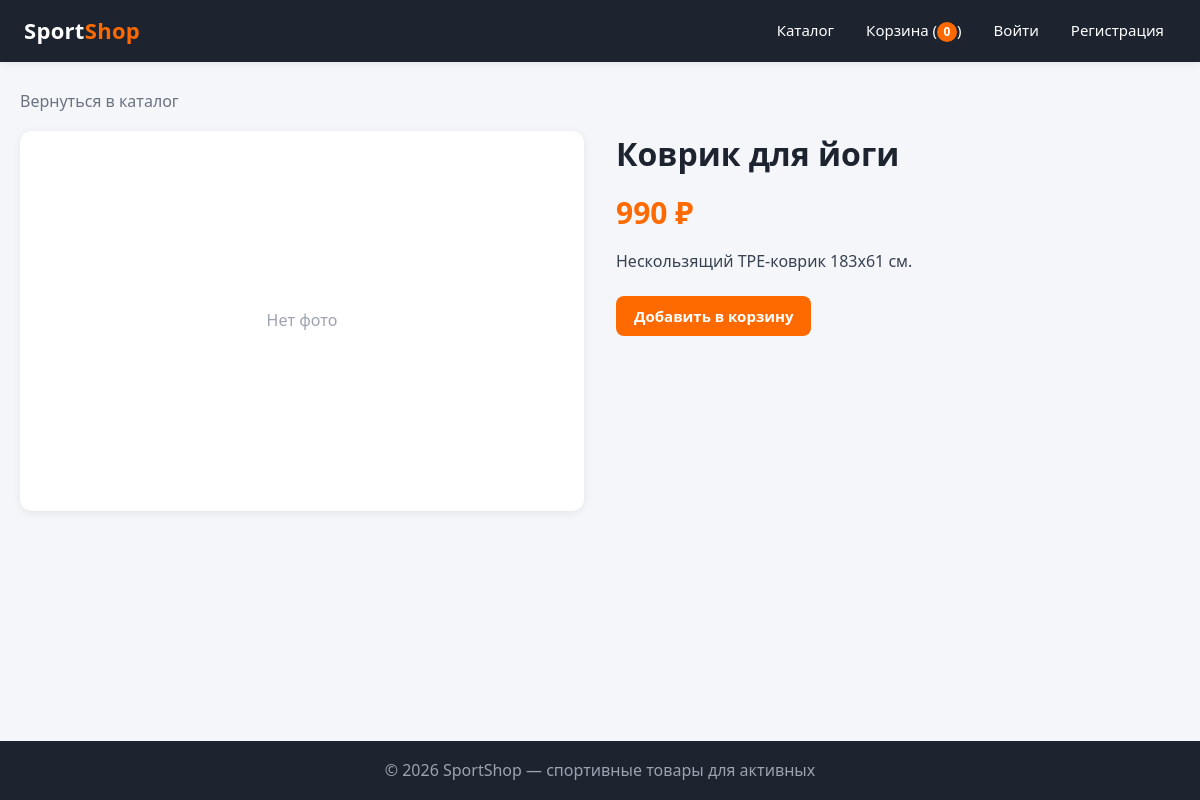
The app's page /product/3 with its own data.
### tables this page shows
CREATE TABLE IF NOT EXISTS products (
    id          INT AUTO_INCREMENT PRIMARY KEY,
    name        VARCHAR(255)        NOT NULL,
    price       DECIMAL(10, 2)      NOT NULL,
    stock       INT                 NOT NULL DEFAULT 0,
    description TEXT                NULL,
    image       VARCHAR(255)        NULL,
    created_at  DATETIME DEFAULT CURRENT_TIMESTAMP,
    updated_at  DATETIME DEFAULT CURRENT_TIMESTAMP ON UPDATE CURRENT_TIMESTAMP,
    INDEX idx_products_name (name)
);

### core/View.php (called while the page is built, shortened)
<?php
class View
{
    public static function render(string $template, array $data = []): string
    {
        $file = APP_ROOT . '/views/' . $template . '.php';
        extract($data, EXTR_SKIP);
        include $file;
        $content = (string)ob_get_clean();
        if ($template !== 'layout' && !empty($data['useLayout'] ?? true) && $template !== '404embed') {
            $content = self::renderRaw('layout', ['pageTitle' => $data['pageTitle'] ?? 'SportShop',
                                                  'content'   => $content] + $data);
        }
        return $content;
    }
    private static function renderRaw(string $template, array $data = []): string
    {
        $file = APP_ROOT . '/views/' . $template . '.php';
        extract($data, EXTR_SKIP);
        include $file;
        return (string)ob_get_clean();
    }
    public static function renderPage(string $template, array $data = []): void
    {
        Response::html(self::render($template, $data));
    }
}

### controllers/PageController.php (called while the page is built, shortened)
<?php
class PageController extends Controller
{
    private ProductModel $products;
    public function __construct()
    {
        $this->products = new ProductModel();
    }
    public function product(int $id): void
    {
        $product = $this->products->find($id);
        View::renderPage('product', [
            'pageTitle' => 'SportShop — ' . $product['name'],
            'p'         => $product,
        ]);
    }
}

### public/index.php (called while the page is built, shortened)
<?php
spl_autoload_register(function (string $class): void {
    foreach (['core', 'models', 'controllers', 'helpers'] as $dir) {
        $file = APP_ROOT . '/' . $dir . '/' . $class . '.php';
        if (is_file($file)) {
            return;
        }
    }
});
$uri    = parse_url($_SERVER['REQUEST_URI'] ?? '/', PHP_URL_PATH);
$method = $_SERVER['REQUEST_METHOD'] ?? 'GET';
(new Router())->dispatch($method, $uri);

### core/Database.php (called while the page is built)
<?php
class Database
{
    private static ?PDO $pdo = null;
    public static function pdo(): PDO
    {
        if (self::$pdo !== null) {
            return self::$pdo;
        }
        $cfg    = App::config('db');
        $driver = $cfg['driver'] ?? 'mysql';
        try {
            if ($driver === 'sqlite') {
                $dsn = 'sqlite:' . $cfg['sqlite_path'];
                $pdo = new PDO($dsn);
            } else {
                $dsn = sprintf(
                    'mysql:host=%s;port=%s;dbname=%s;charset=%s',
                    $cfg['host'], $cfg['port'], $cfg['dbname'], $cfg['charset']
                );
                $pdo = new PDO($dsn, $cfg['user'], $cfg['password']);
            }
            $pdo->setAttribute(PDO::ATTR_ERRMODE, PDO::ERRMODE_EXCEPTION);
            $pdo->setAttribute(PDO::ATTR_DEFAULT_FETCH_MODE, PDO::FETCH_ASSOC);
            $pdo->setAttribute(PDO::ATTR_EMULATE_PREPARES, false);
            self::$pdo = $pdo;
            return $pdo;
        } catch (PDOException $e) {
            Response::json([
                'detail' => 'Ошибка подключения к базе данных (' . $driver . '): ' . $e->getMessage(),
                'hint'   => 'Проверьте, что OpenServer запущен (MySQL), БД sportshop импортирована '
                          . 'через phpMyAdmin (database/schema.sql), а доступные настройки — в config/config.php.',
            ], 500);
        }
    }
}

### models/BaseModel.php (called while the page is built)
<?php
abstract class BaseModel
{
    protected function pdo(): PDO
    {
        return Database::pdo();
    }
}

### models/ProductModel.php (called while the page is built, shortened)
<?php
class ProductModel extends BaseModel
{
    private static function serialize(array $row, array $extraImages = []): array
    {
        return [
            'id'          => (int)$row['id'],
            'name'        => $row['name'],
            'price'       => (float)$row['price'],
            'description' => $row['description'] ?? '',
            'image'       => $row['image'],
            'extra_images' => $extraImages,
        ];
    }
    public function find(int $id): ?array
    {
        $stmt = $this->pdo()->prepare('SELECT * FROM products WHERE id = :id');
        $stmt->execute([':id' => $id]);
        $row = $stmt->fetch();
        return self::serialize($row, $this->extraImages($id));
    }
    public function extraImages(int $productId): array
    {
        $stmt = $this->pdo()->prepare(
            'SELECT filename FROM product_images WHERE product_id = :id ORDER BY sort_order, id'
        );
        $stmt->execute([':id' => $productId]);
        return array_column($stmt->fetchAll(), 'filename');
    }
}

### views/product.php (the view, shortened to what this page needs)
<?php
$e = fn ($v) => htmlspecialchars((string)$v, ENT_QUOTES);
$p = $p ?? [];
$images = array_values(array_filter(array_merge([$p['image'] ?? null], $p['extra_images'] ?? [])));
?>
<a class="back-link" href="/">Вернуться в каталог</a>
<div class="product-page">
    <div class="gallery">
        <div class="main-img">
            <?php if ($images): ?>
                <img id="main-img" src="/images/products/<?= $e($images[0]) ?>" alt="<?= $e($p['name']) ?>">
            <?php else: ?>
                <span style="color:#9ca3af">Нет фото</span>
            <?php endif; ?>
        </div>
    </div>
    <div class="product-info">
        <h1><?= $e($p['name']) ?></h1>
        <div class="price"><?= number_format((float)$p['price'], 0, '', ' ') ?> ₽</div>
        <div class="description"><?= $e($p['description'] ?: 'Описание отсутствует.') ?></div>
        <button class="btn" data-label="Добавить в корзину"
                data-product='<?= json_encode(["id"=>$p["id"],"name"=>$p["name"],"price"=>$p["price"],"image"=>$p["image"]], JSON_UNESCAPED_UNICODE) ?>'>Добавить в корзину</button>
    </div>
</div>

### views/layout.php (shortened to what this page needs)
<?php
$__user = $_SESSION['user'] ?? null;
?>
<!DOCTYPE html>
<html lang="ru">
<head>
    <link rel="stylesheet" href="/style.css">
</head>
<body>
<header>
    <a class="logo" href="/">Sport<span>Shop</span></a>
    <nav>
        <a href="/">Каталог</a>
        <a href="/cart">Корзина (<span class="cart-count">0</span>)</a>
        <?php if ($__user): ?>
            <?php if (in_array($__user['role'] ?? '', ['manager', 'admin'], true)): ?>
                <a href="/admin">Админка</a>
            <?php endif; ?>
            <a href="/account"><?= htmlspecialchars($__user['username'], ENT_QUOTES) ?></a>
            <a href="/logout">Выйти</a>
        <?php else: ?>
            <a href="/login">Войти</a>
            <a href="/register">Регистрация</a>
        <?php endif; ?>
    </nav>
</header>
<main>
<?= $content ?>
</main>
<footer>© 2026 SportShop — спортивные товары для активных</footer>
</body>
</html>

### core/Router.php (shortened to what this page needs)
<?php
class Router
{
    private array $routes = [];
    public function __construct()
    {
        $this->add('GET', '/product/{id}',     fn ($p) => (new PageController())->product((int)$p['id']));
    }
    public function add(string $method, string $pattern, callable $handler): void
    {
        $this->routes[$method][] = [$pattern, $handler];
    }
    public function dispatch(string $method, string $uri): void
    {
        $uri  = rtrim(rawurldecode($uri), '/') ?: '/';
        foreach ($this->routes[$method] ?? [] as [$pattern, $handler]) {
            $regex = preg_quote($pattern, '#');
            $regex = preg_replace('#\\\\\{(\w+)\\\\\}#', '(?P<$1>[^/]+)', $regex);
            if (preg_match('#^' . $regex . '$#iu', $uri, $m)) {
                $params = array_filter($m, 'is_string', ARRAY_FILTER_USE_KEY);
                $handler($params);
                return;
            }
        }
    }
}

### public/style.css (style rules this page uses)
* { box-sizing: border-box; margin: 0; padding: 0; }
:root { --accent: #ff6a00; --accent-dark: #e05500; --dark: #1d2430; --gray: #6b7280; --bg: #f4f6f9; --card: #ffffff; --border: #e5e7eb; --radius: 12px; --shadow-sm: 0 1px 4px rgba(0,0,0,.06); --shadow-md: 0 2px 8px rgba(0,0,0,.07); --shadow-lg: 0 8px 24px rgba(0,0,0,.12); }
html { scroll-behavior: smooth; }
body { font-family: "Segoe UI", Roboto, Arial, sans-serif; background: var(--bg); color: var(--dark); min-height: 100vh; display: flex; flex-direction: column; line-height: 1.45; }
a { color: inherit; text-decoration: none; }
header { background: var(--dark); color: #fff; padding: 14px 24px; display: flex; align-items: center; gap: 20px; flex-wrap: wrap; position: sticky; top: 0; z-index: 10; box-shadow: var(--shadow-md); }
header .logo { font-size: 22px; font-weight: 700; letter-spacing: .3px; }
header .logo span { color: var(--accent); }
header nav { display: flex; gap: 8px; margin-left: auto; flex-wrap: wrap; }
header nav a { padding: 6px 12px; border-radius: 8px; transition: background .2s, color .2s; font-size: 15px; }
.cart-count { display: inline-block; min-width: 20px; text-align: center; background: var(--accent); color: #fff; border-radius: 10px; font-size: 12px; font-weight: 700; padding: 1px 6px; vertical-align: middle; }
.btn { display: inline-block; background: var(--accent); color: #fff; border: none; padding: 10px 18px; border-radius: 8px; font-size: 15px; font-family: inherit; font-weight: 600; cursor: pointer; transition: background .2s, transform .1s, box-shadow .2s; text-align: center; }
main { flex: 1; width: 100%; max-width: 1200px; margin: 0 auto; padding: 28px 20px; }
.back-link { display: inline-block; margin-bottom: 18px; color: var(--gray); transition: color .2s; }
.product-page { display: grid; grid-template-columns: 1fr 1fr; gap: 32px; }
.gallery .main-img { background: #fff; border-radius: var(--radius); overflow: hidden; box-shadow: var(--shadow-md); height: 380px; display: flex; align-items: center; justify-content: center; }
.product-info h1 { margin-bottom: 10px; }
.product-info .price { font-size: 30px; color: var(--accent); font-weight: 800; margin: 14px 0; }
.product-info .description { color: #374151; line-height: 1.6; margin-bottom: 22px; white-space: pre-wrap; }
footer { background: var(--dark); color: #9ca3af; text-align: center; padding: 18px; margin-top: 30px; }

### records on screen
products: shows "Нет фото", name "Коврик для йоги", price "990", description "Нескользящий TPE-коврик 183x61 см."
